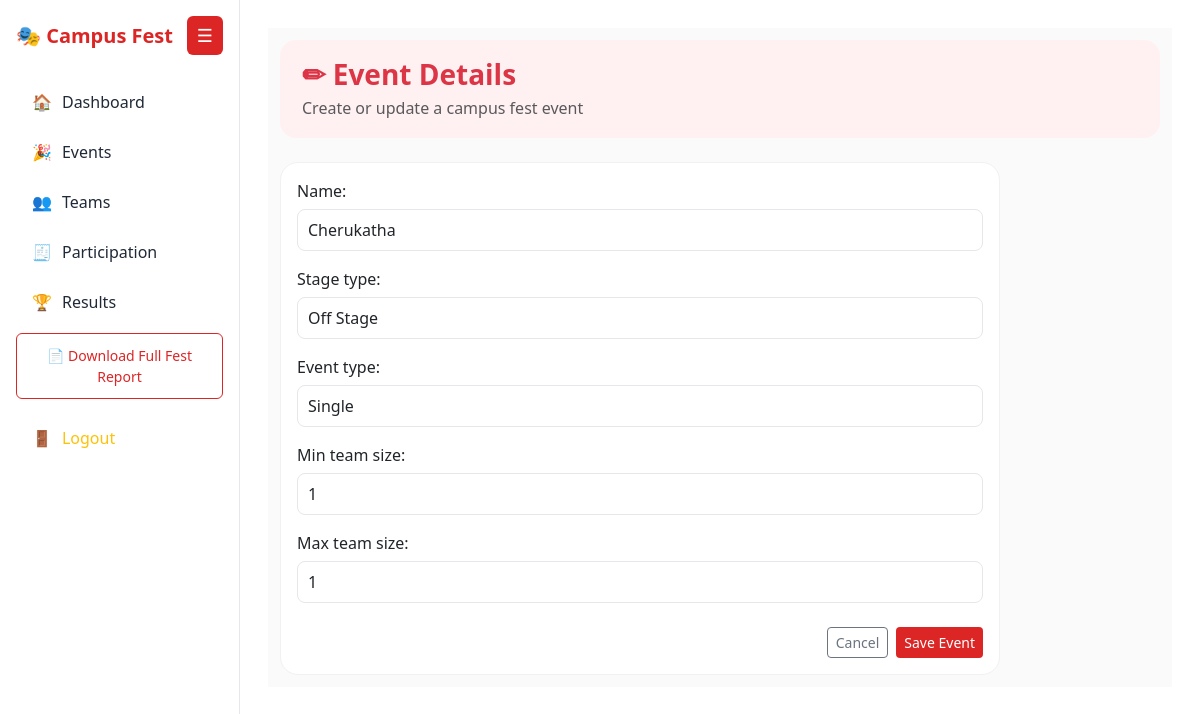
The page /ad/events/1/edit/ (signed in) on the database its author committed.
### app/models.py (models this page shows, shortened)
class Event(models.Model):
    STAGE_TYPE_CHOICES = (
        ('ON_STAGE', 'On Stage'),
        ('OFF_STAGE', 'Off Stage'),
    )
    EVENT_TYPE_CHOICES = (
        ('SINGLE', 'Single'),
        ('GROUP', 'Group'),
    )
    name = models.CharField(max_length=200, unique=True)
    stage_type = models.CharField(
        max_length=10,
        choices=STAGE_TYPE_CHOICES
    )
    event_type = models.CharField(
        max_length=10,
        choices=EVENT_TYPE_CHOICES
    )
    min_team_size = models.PositiveIntegerField(default=1)
    max_team_size = models.PositiveIntegerField(default=1)

### app/views.py (the view)
# urls.py: path('ad/events/<int:event_id>/edit/', views.event_edit, name='event_edit'),
@login_required
def event_edit(request, event_id):
    event = get_object_or_404(Event, id=event_id)
    if request.method == 'POST':
        form = EventForm(request.POST, instance=event)
        if form.is_valid():
            form.save()
            messages.success(request, "Event updated successfully")
            return redirect('event_list')
    else:
        form = EventForm(instance=event)
    return render(request, 'event_form.html', {'form': form})

### app/forms.py
class EventForm(forms.ModelForm):
    class Meta:
        model = Event
        fields = [
            'name',
            'stage_type',
            'event_type',
            'min_team_size',
            'max_team_size',
        ]
        widgets = {
            'name': forms.TextInput(attrs={'class': 'form-control'}),
            'stage_type': forms.Select(attrs={'class': 'form-control'}),
            'event_type': forms.Select(attrs={'class': 'form-control'}),
            'min_team_size': forms.NumberInput(attrs={'class': 'form-control'}),
            'max_team_size': forms.NumberInput(attrs={'class': 'form-control'}),
        }

### app/templates/event_form.html (shortened to what this page needs)
{% extends "base.html" %}
{% block content %}
<div class="container-fluid event-form-wrap">
    <div class="event-form-header mb-4">
        <h3 class="fw-semibold text-danger mb-1">✏ Event Details</h3>
        <p class="text-muted mb-0">Create or update a campus fest event</p>
    </div>
    <div class="card event-form-card">
        <div class="card-body">
            <form method="post">
                <div class="event-form-fields">
                    {{ form.as_p }}
                </div>
                <div class="d-flex justify-content-end gap-2 mt-4">
                    <a href="{% url 'event_list' %}" class="btn btn-outline-secondary btn-sm">
                        Cancel
                    </a>
                    <button type="submit" class="btn btn-danger btn-sm">
                        Save Event
                    </button>
                </div>
            </form>
        </div>
    </div>
</div>
{% endblock %}

### app/templates/base.html (style rules this page uses)
:root { --red:#e11d48; --red-soft:#ffe4e6; --text:#1f2937; --muted:#6b7280; --border:#e5e7eb; --bg:#fafafa; }
body { background:var(--bg); font-family:'Segoe UI',sans-serif; color:var(--text); overflow-x:hidden; }

### app/templates/event_form.html (style rules this page uses)
:root { --red:#dc2626; --red-soft:#fff1f2; --border:#e5e7eb; }
.event-form-wrap { background:#fafafa; padding:12px; }
.event-form-header { background:var(--red-soft); padding:18px 22px; border-radius:16px; }
.event-form-card { background:#ffffff; border-radius:18px; border:1px solid #f1f1f1; max-width:720px; }
.event-form-fields p { margin-bottom:16px; }
.event-form-fields label { font-weight:500; margin-bottom:6px; display:block; }
.event-form-fields input, .event-form-fields select, .event-form-fields textarea { width:100%; padding:8px 10px; border-radius:8px; border:1px solid var(--border); }
.btn-danger { background:var(--red); border:none; }

### rows shown on the page
Event: name "Cherukatha", stage_type "Off Stage", event_type "Single", min_team_size "1", max_team_size "1"
